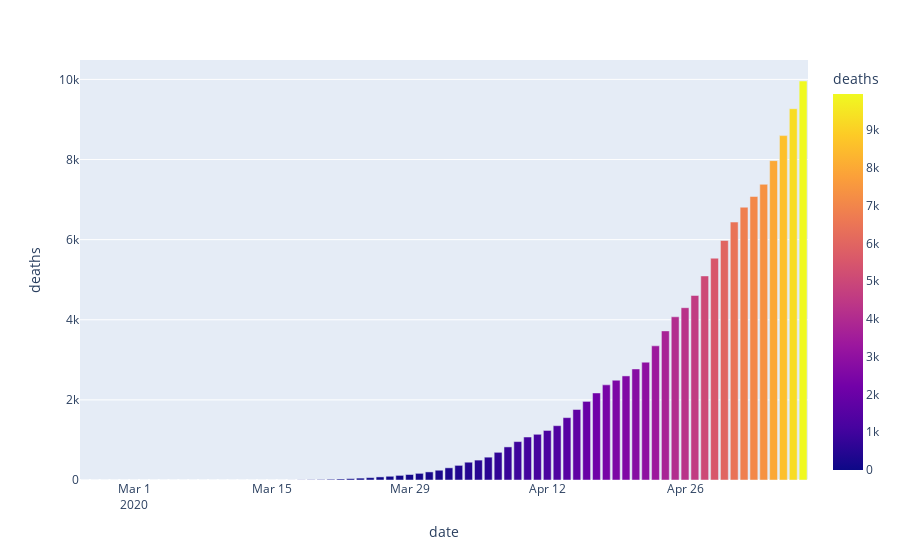

Notebook code cell kept with this figure:
### Markdown cell above
##### Terrotório Nacional Completo

### Code cell
#Ultimos 10 dias  de morte no BRASIL!
original_df = pd.read_csv("cases-brazil-states-08-05-2020.csv");
df_br = original_df.filter(['date', 'state', 'deaths']);
df_br = df_br.loc[df_br['state'] == "TOTAL"];

print("Ultimos 10 dias de Mortes no BRASIL")
print(df_br.tail(10));
print("\n\nGráfico da curva de crescimento das mortes")

fig = px.bar(df_br, x="date", y="deaths", color="deaths", barmode="group")
fig.show()

### Figure 1 — Plotly figure (JSON) as saved in the notebook; plotly's stock layout.template omitted (floating-point values rounded to 4 significant figures)
{"data": [{"alignmentgroup": "True", "hovertemplate": "date=%{x}<br>deaths=%{marker.color}<extra></extra>", "legendgroup": "", "marker": {"color": [0, 0, 0, 0, 0, 0, 0, 0, 0, 0, 0, 0, 0, 0, 0, 0, 0, 0, 0, 0, 0, 1, 4, 7, 11, 18, 25, 34, 47, 59, 77, 93, 115, 137, 166, 202, 244, 304, 365, 444, 497, 570, 691, 826, 959, 1073, 1141, 1237, 1356, 1557, 1760, 1962, 2173, 2375, 2491, 2598, 2772, 2941, 3349, 3722, 4074, 4301, 4606, 5094, 5537, 5980, 6439, 6810, 7077, 7381, 7972, 8597, 9268, 9960], "coloraxis": "coloraxis"}, "name": "", "offsetgroup": "", "orientation": "v", "showlegend": false, "textposition": "auto", "type": "bar", "x": ["2020-02-25", "2020-02-26", "2020-02-27", "2020-02-28", "2020-02-29", "2020-03-01", "2020-03-02", "2020-03-03", "2020-03-04", "2020-03-05", "2020-03-06", "2020-03-07", "2020-03-08", "2020-03-09", "2020-03-10", "2020-03-11", "2020-03-12", "2020-03-13", "2020-03-14", "2020-03-15", "2020-03-16", "2020-03-17", "2020-03-18", "2020-03-19", "2020-03-20", "2020-03-21", "2020-03-22", "2020-03-23", "2020-03-24", "2020-03-25", "2020-03-26", "2020-03-27", "2020-03-28", "2020-03-29", "2020-03-30", "2020-03-31", "2020-04-01", "2020-04-02", "2020-04-03", "2020-04-04", "2020-04-05", "2020-04-06", "2020-04-07", "2020-04-08", "2020-04-09", "2020-04-10", "2020-04-11", "2020-04-12", "2020-04-13", "2020-04-14", "2020-04-15", "2020-04-16", "2020-04-17", "2020-04-18", "2020-04-19", "2020-04-20", "2020-04-21", "2020-04-22", "2020-04-23", "2020-04-24", "2020-04-25", "2020-04-26", "2020-04-27", "2020-04-28", "2020-04-29", "2020-04-30", "2020-05-01", "2020-05-02", "2020-05-03", "2020-05-04", "2020-05-05", "2020-05-06", "2020-05-07", "2020-05-08"], "xaxis": "x", "y": [0, 0, 0, 0, 0, 0, 0, 0, 0, 0, 0, 0, 0, 0, 0, 0, 0, 0, 0, 0, 0, 1, 4, 7, 11, 18, 25, 34, 47, 59, 77, 93, 115, 137, 166, 202, 244, 304, 365, 444, 497, 570, 691, 826, 959, 1073, 1141, 1237, 1356, 1557, 1760, 1962, 2173, 2375, 2491, 2598, 2772, 2941, 3349, 3722, 4074, 4301, 4606, 5094, 5537, 5980, 6439, 6810, 7077, 7381, 7972, 8597, 9268, 9960], "yaxis": "y"}], "layout": {"barmode": "group", "coloraxis": {"colorbar": {"title": {"text": "deaths"}}, "colorscale": [[0.0, "#0d0887"], [0.1111, "#46039f"], [0.2222, "#7201a8"], [0.3333, "#9c179e"], [0.4444, "#bd3786"], [0.5556, "#d8576b"], [0.6667, "#ed7953"], [0.7778, "#fb9f3a"], [0.8889, "#fdca26"], [1.0, "#f0f921"]]}, "legend": {"tracegroupgap": 0}, "margin": {"t": 60}, "xaxis": {"anchor": "y", "domain": [0.0, 1.0], "title": {"text": "date"}}, "yaxis": {"anchor": "x", "domain": [0.0, 1.0], "title": {"text": "deaths"}}}}
